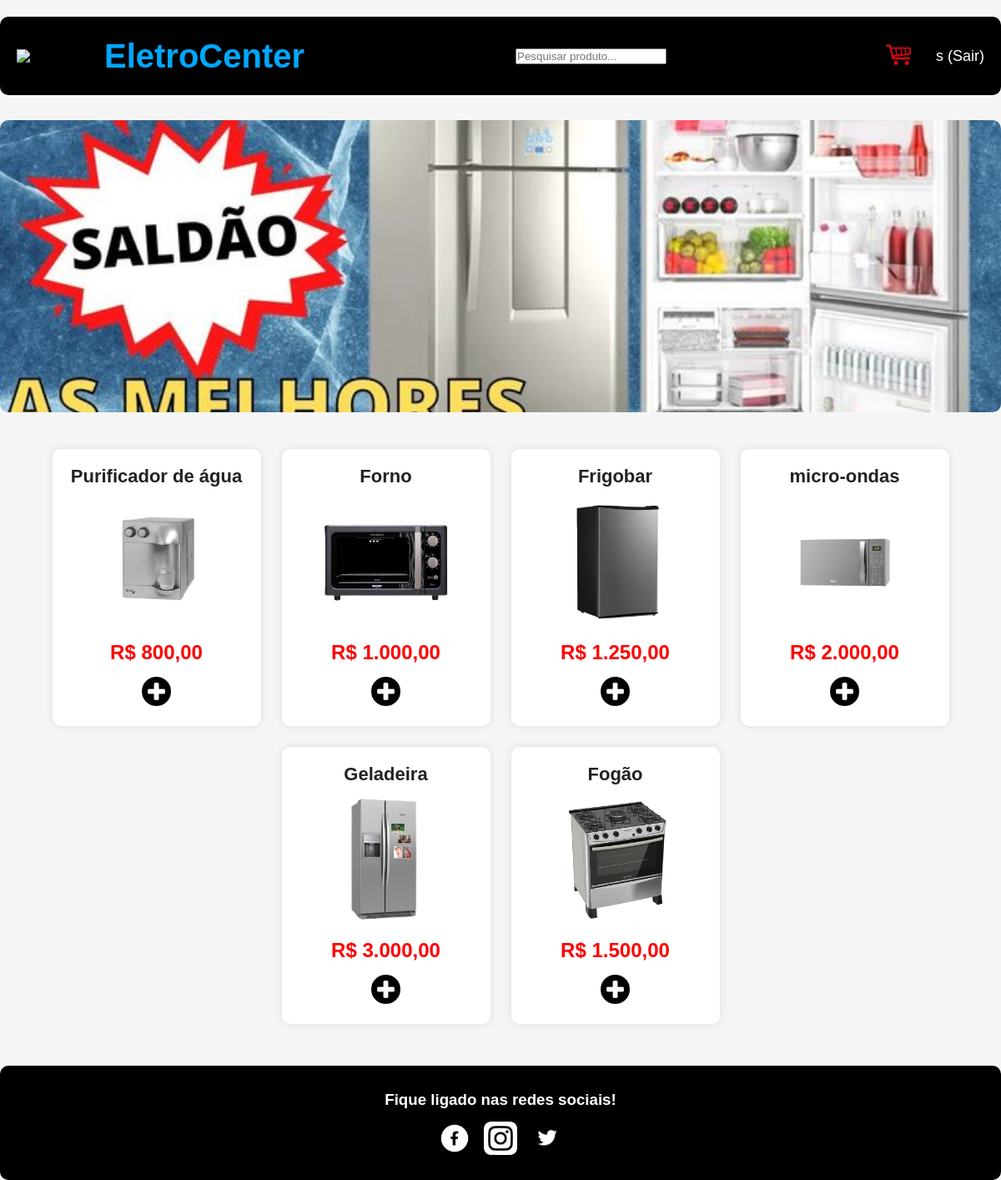
Screenshot of /inicio.php (signed in) with the database file from the repository.
### tables this page shows
CREATE TABLE `produtos` (
  `id` int(11) NOT NULL,
  `nome` varchar(255) DEFAULT NULL,
  `descricao` text DEFAULT NULL,
  `preco` decimal(10,2) DEFAULT NULL,
  `imagem` varchar(255) DEFAULT NULL
);

### inicio.php (the view, shortened to what this page needs)
<?php
include_once("conexao.php");
?>
<!DOCTYPE html>
<html lang="pt-br">
<head>
    <link rel="stylesheet" href="style.css">
    <link rel="stylesheet" href="inicio.css">
</head>
<body onload="slide()">
<div class="container">
    <header class="topo">
        <div class="logo-area">
            <img src="imagem/r2.png" class="logo">
            <h1>EletroCenter</h1>
        </div>
        <div class="pesquisa">
            <form action="#" method="get">
                <input
                    type="text"
                    placeholder="Pesquisar produto..."
                    name="produto">
            </form>
        </div>
        <div class="acoes">
            <a href="carrinho.php">
                <img src="imagem/ss.png" width="50px">
            </a>
            <?php
            if(isset($_SESSION['nome']))
            {
                echo '<a href="encerrar.php" class="login-btn">
                      '.$_SESSION['nome'].' (Sair)
                      </a>';
            }
            else
            {
                echo '<a href="login.php">
                      <img src="imagem/login.png" width="45px">
                      </a>';
            }
            ?>
        </div>
    </header>
    <section class="banner">
        <img src="imagem/gel1.jpg" id="banner">
    </section>
    <section class="todos-produtos">
    <?php
    if(isset($_GET['produto']))
        $produto = $_GET['produto'];
    else
        $produto = '';
    $sql = "SELECT * FROM produtos
            WHERE nome LIKE '%$produto%'
            ORDER BY rand()";
    $result = mysqli_query($conn, $sql);
    while($row = $result->fetch_assoc())
    {
        echo '<div class="produto-card">';
        echo '<h3>'.$row['nome'].'</h3>';
        echo '<img src="img/'.$row['imagem'].'" class="produto-img">';
        echo '<p class="preco">
              R$ '.number_format($row['preco'], 2, ',', '.').'
              </p>';
        echo '<div class="botoes">';
        echo '<a href="carrinho.php?acao=add&id='.$row['id'].'">
              <img src="imagem/mais.png" width="35px">
              </a>';
        echo '</div>';
        echo '</div>';
    }
    ?>
    </section>
    <footer class="rodape">
        <h3>Fique ligado nas redes sociais!</h3>
        <div class="redes">
            <img src="imagem/facebook.png" width="40px">
            <img src="imagem/instagram.png" width="40px">
            <img src="imagem/twiter.png" width="40px">
        </div>
    </footer>
</div>
</body>
</html>

### style.css (style rules this page uses)
* { margin:0; padding:0; box-sizing:border-box; }
body { font-family:Arial, sans-serif; background:#f5f5f5; color:#333; }
.topo { background:#000; border-radius:10px; padding:20px; display:flex; justify-content:space-between; align-items:center; flex-wrap:wrap; margin-top:20px; }
.logo-area { display:flex; align-items:center; gap:15px; }
.logo { width:90px; }
.logo-area h1 { color:#00a8ff; font-size:40px; }
.acoes { display:flex; align-items:center; gap:20px; }
.login-btn { color:white; text-decoration:none; font-size:18px; }
.rodape { background:#000; margin-top:50px; padding:30px; border-radius:10px; text-align:center; color:white; }
.redes { margin-top:15px; display:flex; justify-content:center; gap:15px; }

### inicio.css (style rules this page uses)
.banner { margin-top:30px; }
#banner { width:100%; height:350px; object-fit:cover; border-radius:10px; }
.todos-produtos { margin-top:40px; display:flex; flex-wrap:wrap; justify-content:center; gap:25px; }
.produto-card { width:250px; background:white; border-radius:10px; padding:20px; text-align:center; box-shadow:0 0 10px rgba(0,0,0,0.1); transition:0.3s; }
.produto-img { width:150px; height:150px; object-fit:contain; margin:15px 0; }
.produto-card h3 { font-size:22px; color:#222; }
.preco { color:red; font-size:24px; font-weight:bold; margin-bottom:15px; }
.botoes { display:flex; justify-content:center; gap:15px; }

### rows the page displays
produtos: nome "Purificador de água", imagem (picture), preco "800,00"
produtos: nome "Forno", imagem (picture), preco "1.000,00"
produtos: nome "Frigobar", imagem (picture), preco "1.250,00"
produtos: nome "micro-ondas", imagem (picture), preco "2.000,00"
produtos: nome "Geladeira", imagem (picture), preco "3.000,00"
produtos: nome "Fogão", imagem (picture), preco "1.500,00"

### other values shown
$_SESSION['nome'] "s"
